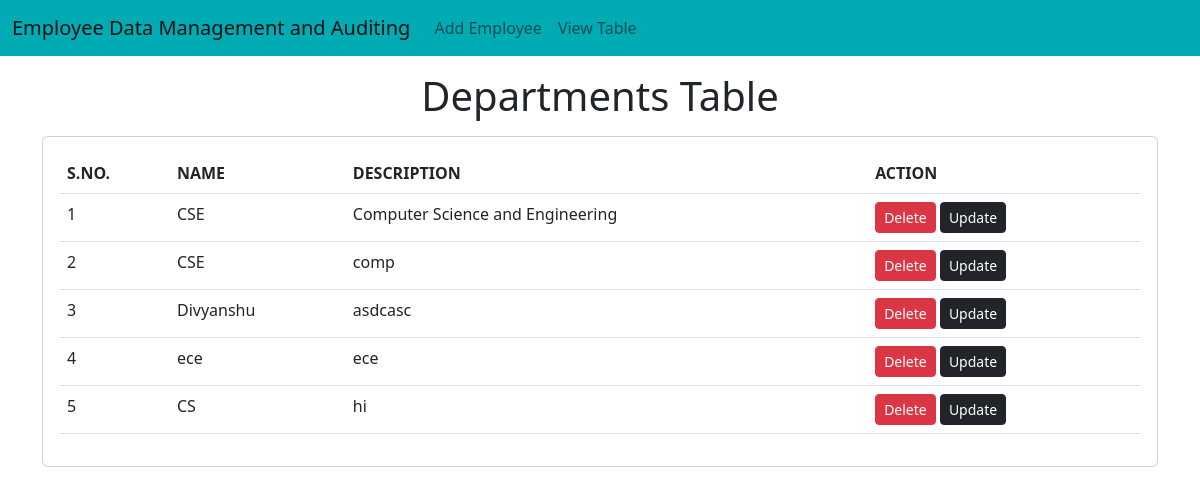
Screenshot of /emp/department-list/ with the database file from the repository.
### emp/models.py (models this page shows, shortened)
class Department(models.Model):
    name = models.CharField(max_length=200)
    description = models.TextField()
    history_dep = AuditlogHistoryField()

### emp/views.py (the view)
# urls.py: path("department-list/", department_list, name='department_list'),
def department_list(request):
    departments = Department.objects.all()
    return render(request, "emp/department_list.html", {'departments': departments})

### templates/emp/department_list.html (shortened to what this page needs)
<!doctype html>
<html lang="en">
<head>
    <link href="https://cdn.jsdelivr.net/npm/bootstrap@5.2.2/dist/css/bootstrap.min.css" rel="stylesheet"
>
</head>
<body>
    {% include 'emp/navbar.html' %}
    <h1 class="text-center my-3">Departments Table</h1>
    <div class="container">
        <div class="row">
            <div class="col-md-12">
                <div class="card">
                    <div class="card-body">
                        <table class="table">
                            <thead>
                                <tr>
                                    <th>S.NO.</th>
                                    <th>NAME</th>
                                    <th>DESCRIPTION</th>
                                    <th>ACTION</th>
                                </tr>
                            </thead>
                            <tbody>
                                {% for department in departments %}
                                <tr>
                                    <td>{{ forloop.counter }}</td>
                                    <td>{{ department.name }}</td>
                                    <td>{{ department.description }}</td>
                                    <td>
                                        <a href="{% url 'delete_department' department.id %}" class="btn btn-danger btn-sm">Delete</a>
                                        <a href="{% url 'update_department' department.id %}" class="btn btn-dark btn-sm">Update</a>
                                    </td>
                                </tr>
                                {% endfor %}
                            </tbody>
                        </table>
                    </div>
                </div>
            </div>
        </div>
    </div>
</body>
</html>

### rows the page displays
Department: name "CSE", description "Computer Science and Engineering"
Department: name "CSE", description "comp"
Department: name "Divyanshu", description "asdcasc"
Department: name "ece", description "ece"
Department: name "CS", description "hi"
